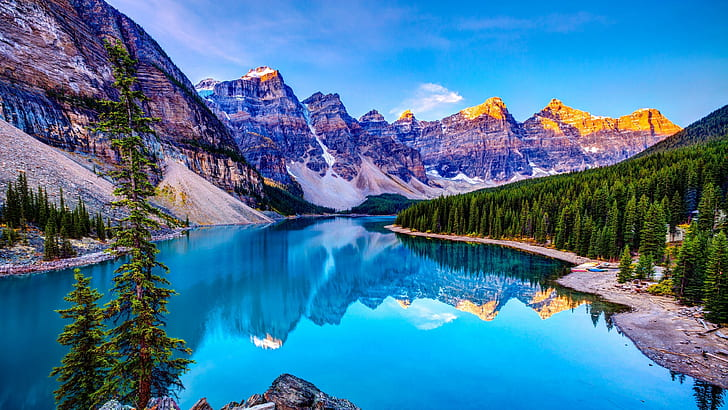
#> input picture image1.jpg, 728 x 410 px
$ python poe7.py
#> lines starting #> are read from the running program, lines starting #| are printed output that depends on the picture
import cv2
import matplotlib.pyplot as plt

# Load the RGB image
image = cv2.imread('image1.jpg')
#> image is the input picture: shape (410, 728, 3); mean B, G, R 156.5, 119.3, 67.7

# Split the image into RGB channels
b, g, r = cv2.split(image)
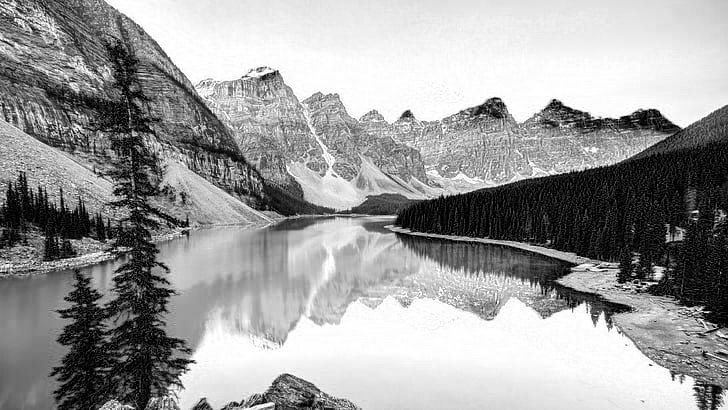
#> b: shape (410, 728); min 0, max 255, mean 156.5
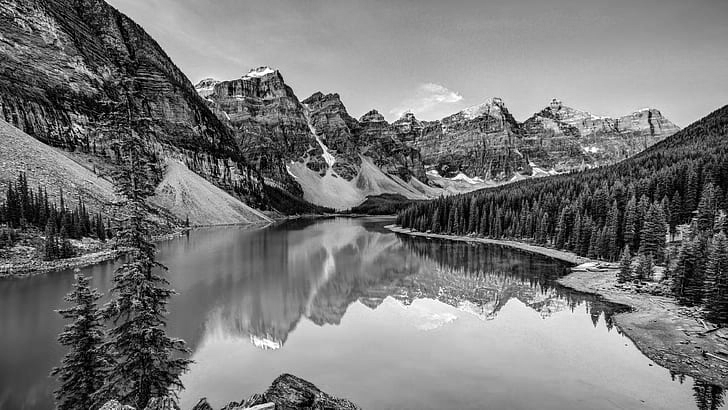
#> g: shape (410, 728); min 0, max 255, mean 119.3
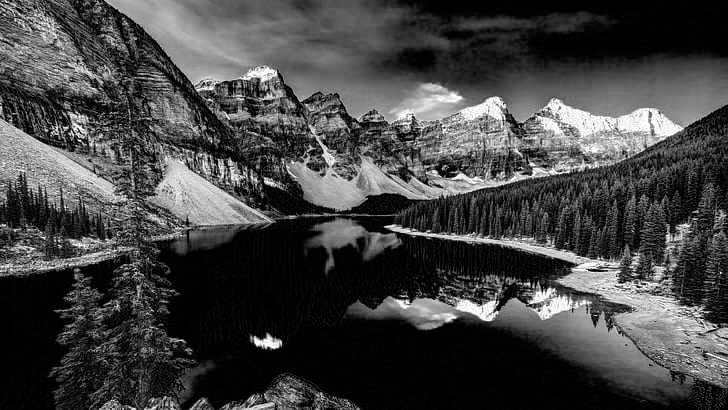
#> r: shape (410, 728); min 0, max 255, mean 67.7

# Compute histograms for each channel
hist_b = cv2.calcHist([b], [0], None, [256], [0, 256])
#> hist_b = 256 values, max 10465 at index 0, min 550 at index 83, mean 1165.9
hist_g = cv2.calcHist([g], [0], None, [256], [0, 256])
#> hist_g = 256 values, max 3078 at index 0, min 51 at index 252, mean 1165.9
hist_r = cv2.calcHist([r], [0], None, [256], [0, 256])
#> hist_r = 256 values, max 36812 at index 0, min 131 at index 233, mean 1165.9

# Display histograms
plt.figure(figsize=(12, 6))

# Blue channel histogram
plt.subplot(1, 3, 1)
plt.plot(hist_b, color='blue')
plt.title('Blue Channel Histogram')
plt.xlabel('Pixel Intensity')
plt.ylabel('Frequency')

# Green channel histogram
plt.subplot(1, 3, 2)
plt.plot(hist_g, color='green')
plt.title('Green Channel Histogram')
plt.xlabel('Pixel Intensity')
plt.ylabel('Frequency')

# Red channel histogram
plt.subplot(1, 3, 3)
plt.plot(hist_r, color='red')
plt.title('Red Channel Histogram')
plt.xlabel('Pixel Intensity')
plt.ylabel('Frequency')

plt.tight_layout()
plt.show()
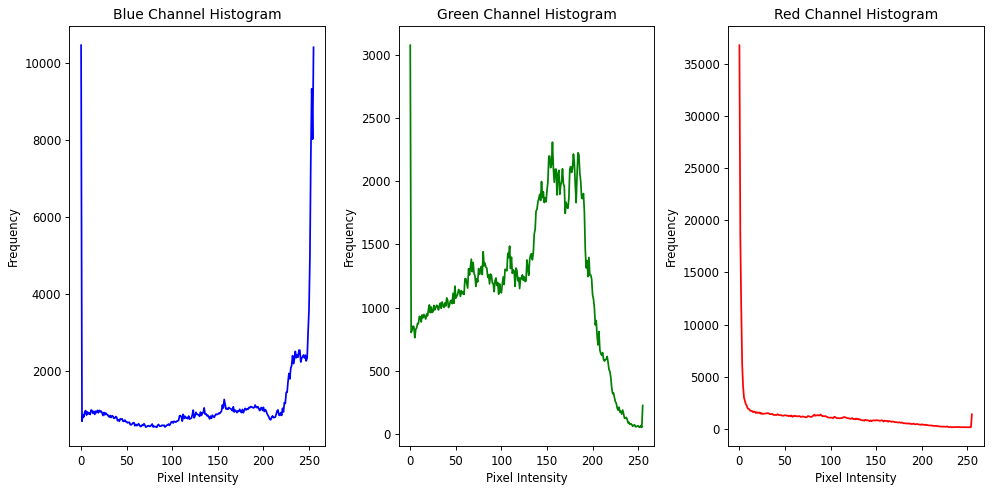
#> figure drawn by matplotlib, 3 panels; panel 1: curve peaks at x = 0, y = 10465; panel 2: curve peaks at x = 0, y = 3078; panel 3: curve peaks at x = 0, y = 36812

$ run again, with negative_image.jpg copied over image1.jpg
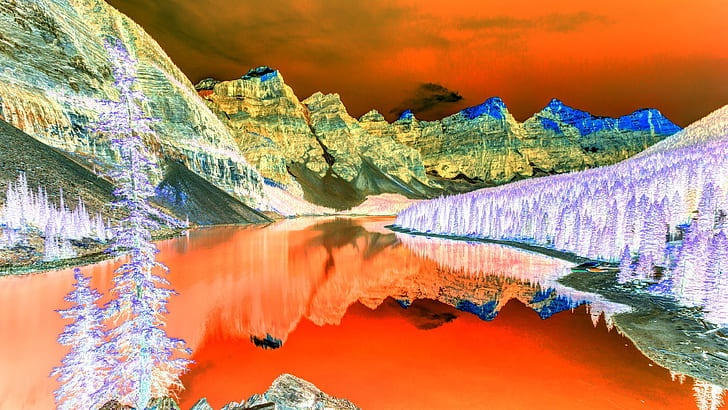
#> input picture negative_image.jpg, 728 x 410 px
#> image is the input picture: shape (410, 728, 3); mean B, G, R 98.3, 135.6, 187.1
#> `b, g, r = cv2.split(image)`:
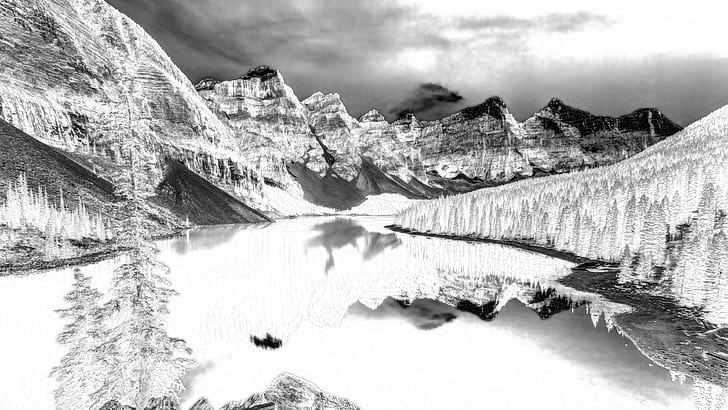
#> r: shape (410, 728); min 0, max 255, mean 187.1
#> hist_b = 256 values, max 9844 at index 255, min 608 at index 164, mean 1165.9
#> hist_g = 256 values, max 2276 at index 100, min 37 at index 1, mean 1165.9
#> hist_r = 256 values, max 31598 at index 255, min 100 at index 1, mean 1165.9
#> `plt.show()`:
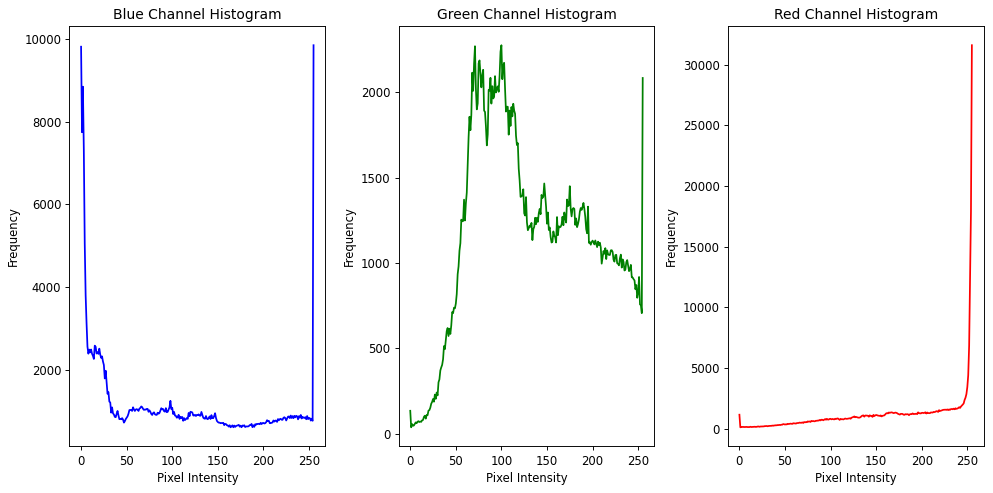
#> figure drawn by matplotlib, 3 panels; panel 1: curve peaks at x = 255, y = 9844; panel 2: curve peaks at x = 100, y = 2276; panel 3: curve peaks at x = 255, y = 31598

$ run again, with image2.jpeg copied over image1.jpg
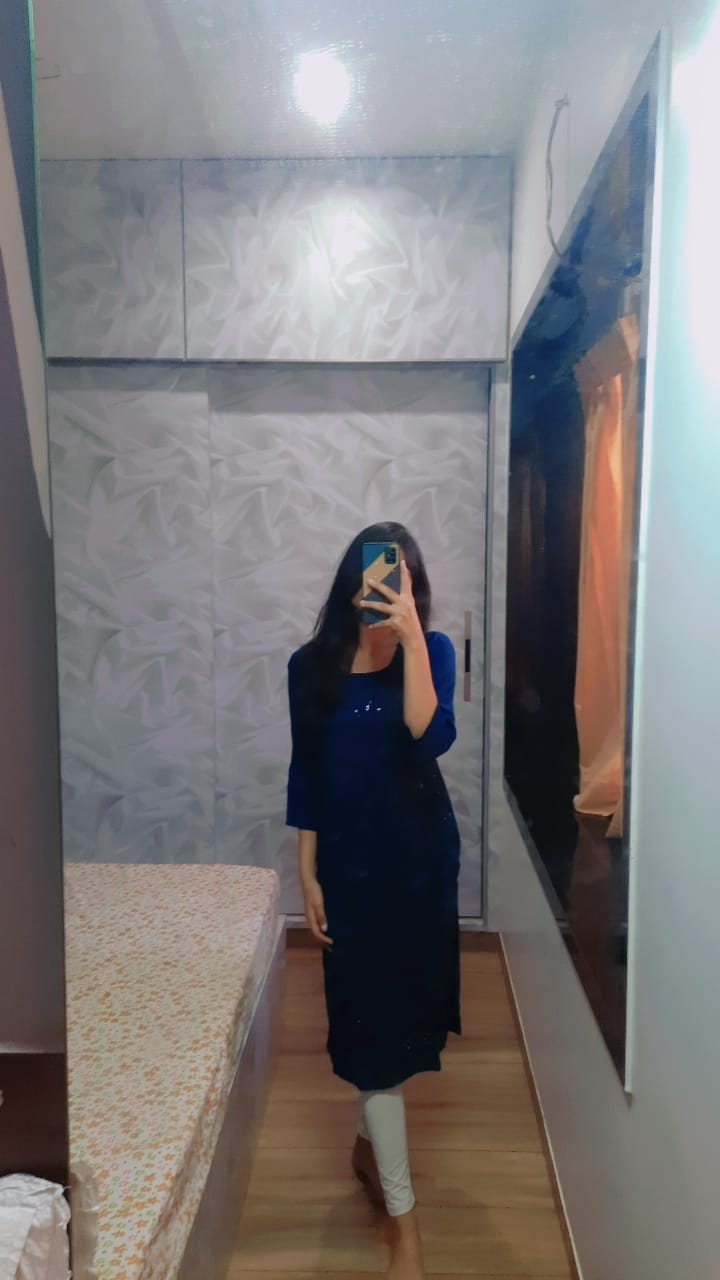
#> input picture image2.jpeg, 720 x 1280 px
#> image is the input picture: shape (1280, 720, 3); mean B, G, R 121.8, 120.5, 123.3
#> `b, g, r = cv2.split(image)`:
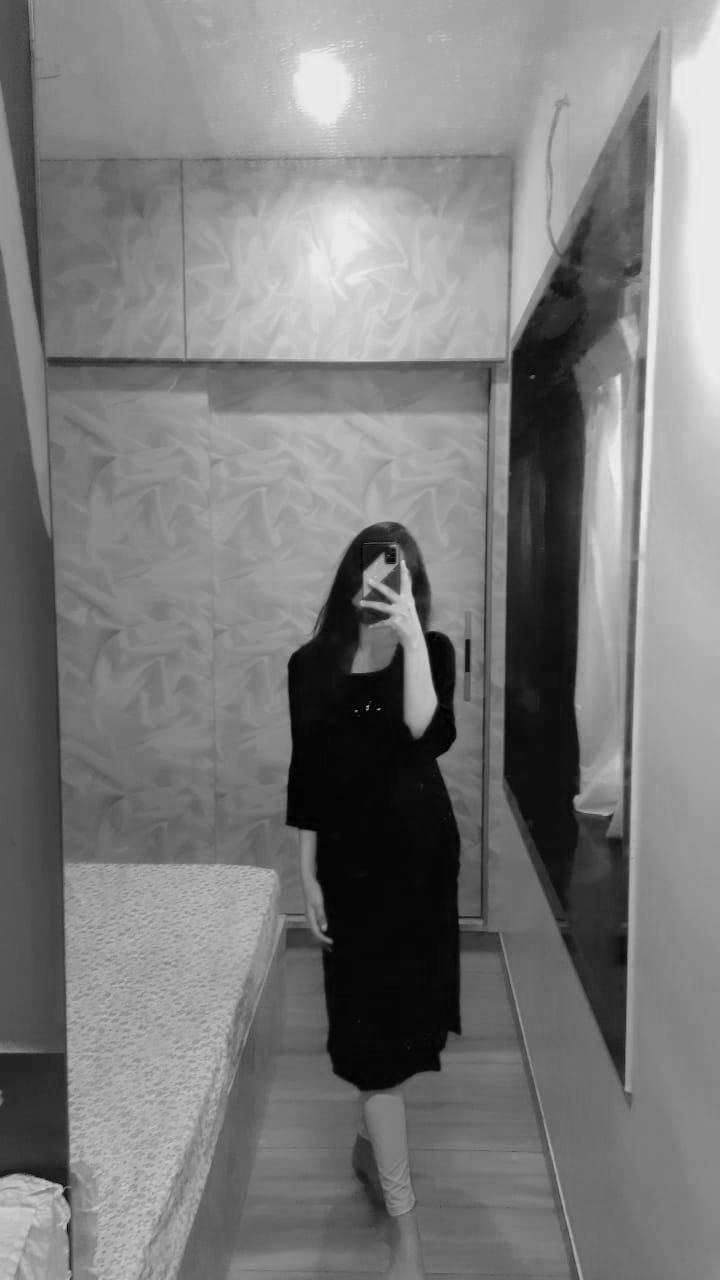
#> r: shape (1280, 720); min 0, max 241, mean 123.3
#> hist_b = 256 values, max 11877 at index 21, min 0 at index 0, mean 3600
#> hist_g = 256 values, max 12945 at index 13, min 0 at index 0, mean 3600
#> hist_r = 256 values, max 13764 at index 6, min 0 at index 242, mean 3600
#> `plt.show()`:
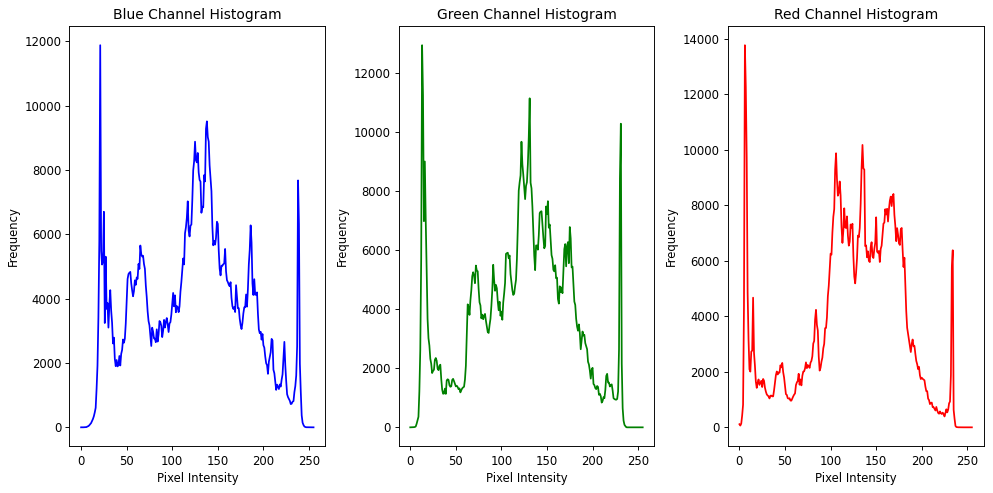
#> figure drawn by matplotlib, 3 panels; panel 1: curve peaks at x = 21, y = 11877; panel 2: curve peaks at x = 13, y = 12945; panel 3: curve peaks at x = 6, y = 13764

$ run again, with negative_image.jpeg copied over image1.jpg
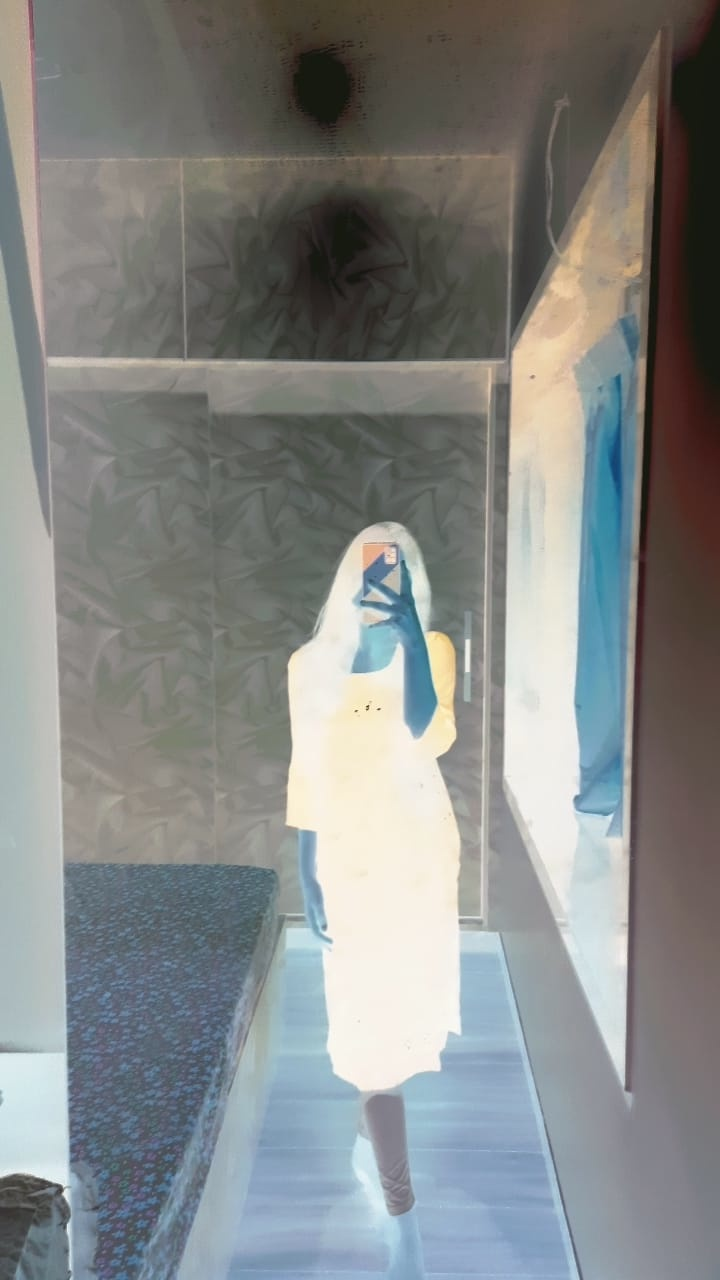
#> input picture negative_image.jpeg, 720 x 1280 px
#> image is the input picture: shape (1280, 720, 3); mean B, G, R 133.1, 134.5, 131.7
#> `b, g, r = cv2.split(image)`:
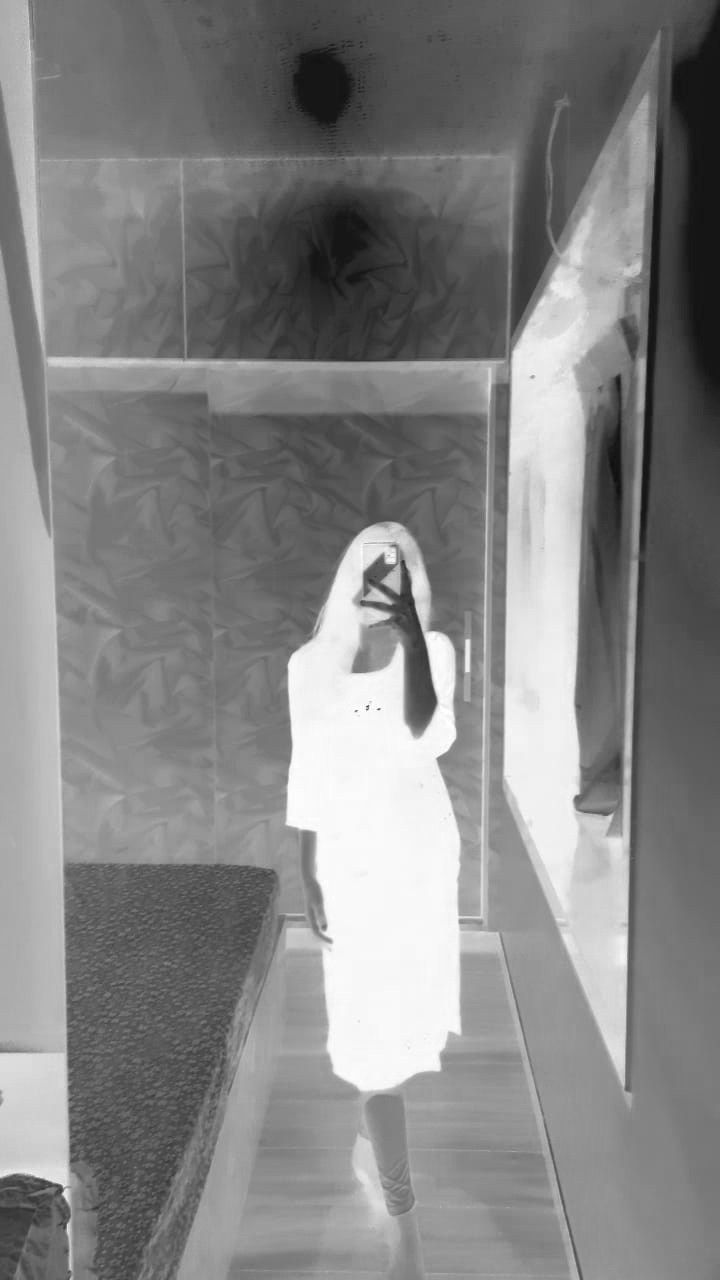
#> r: shape (1280, 720); min 14, max 255, mean 131.7
#> hist_b = 256 values, max 11898 at index 234, min 0 at index 0, mean 3600
#> hist_g = 256 values, max 13027 at index 242, min 0 at index 0, mean 3600
#> hist_r = 256 values, max 13707 at index 249, min 0 at index 0, mean 3600
#> `plt.show()`:
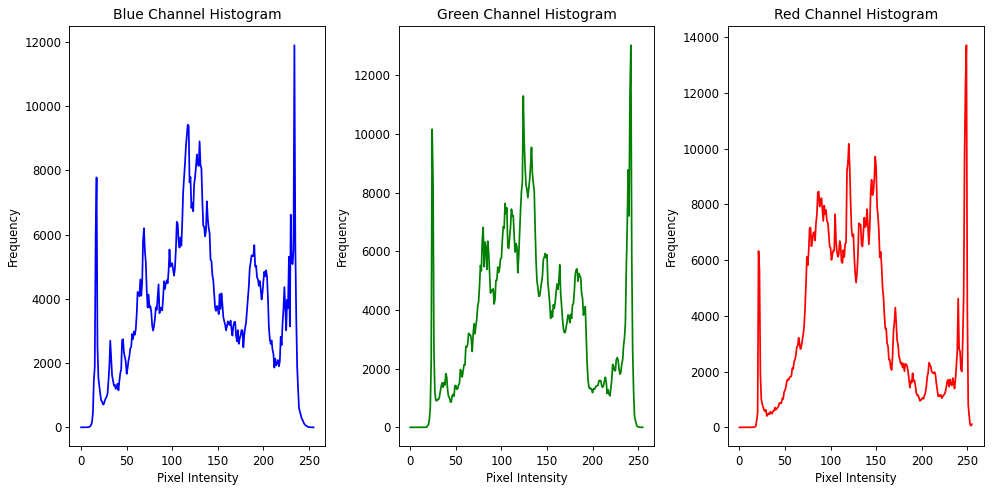
#> figure drawn by matplotlib, 3 panels; panel 1: curve peaks at x = 234, y = 11898; panel 2: curve peaks at x = 242, y = 13027; panel 3: curve peaks at x = 249, y = 13707
